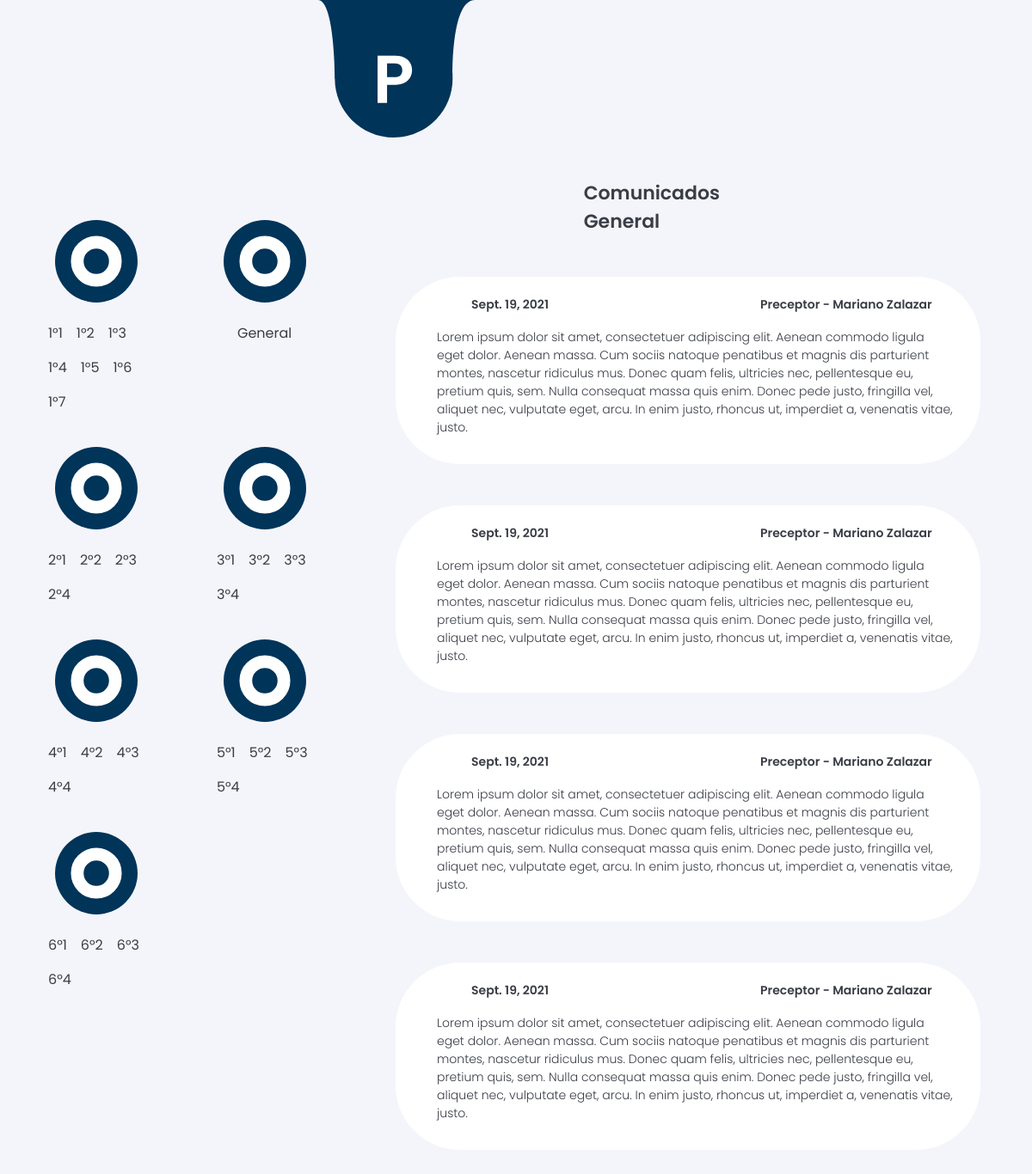
The page / on the database its author committed.
### preno/models.py (models this page shows, shortened)
class Categoria(models.Model):
    nombre = models.CharField(max_length=50)
    @property
    def get_courses(self):
        return self.curso_set.all()

class Curso(models.Model):
    nombre = models.CharField(max_length=10)
    categoria = models.ForeignKey(Categoria, on_delete=models.CASCADE, null=True)
    turno = models.CharField(max_length=15)
    año_cursada = models.IntegerField()
    @property
    def get_notes(self):
        return self.nota_set.all()

class Nota(models.Model):
    autor = models.ForeignKey(settings.AUTH_USER_MODEL, on_delete=models.CASCADE)
    curso = models.ForeignKey(Curso, on_delete=models.CASCADE, null=True)
    texto = models.TextField()
    fecha = models.DateTimeField(default=timezone.now)

### account/models.py (models this page shows, shortened)
class Account(AbstractBaseUser):
    email = models.EmailField(max_length=100, unique=True)
    nombre_apellido = models.CharField(max_length=150)
    cargo = models.CharField(max_length=50)
    fecha_creacion = models.DateTimeField(auto_now_add=True)
    last_login = models.DateTimeField(auto_now=True)
    is_admin = models.BooleanField(default=False)
    is_active = models.BooleanField(default=True)
    is_staff = models.BooleanField(default=False)
    is_superuser = models.BooleanField(default=False)
    USERNAME_FIELD = 'email'
    REQUIRED_FIELDS = ['nombre_apellido', 'cargo']
    objects = MyAccountManager()

### preno/views.py (the view)
# urls.py: path('', views.index, name='index'),
def index(request):
    categorias = Categoria.objects.all()
    cursos = Curso.objects.get(nombre="General")
    context = {
        'categorias': categorias,
        'cursos': cursos,
        'cat_len': categorias.count(),
    }
    return render(request, 'preno/index.html', context)

### preno/templates/preno/index.html (shortened to what this page needs)
{% load static %}
<!DOCTYPE html>
<html lang="en">
<head>
    <link href="https://cdn.jsdelivr.net/npm/bootstrap@5.0.2/dist/css/bootstrap.min.css" rel="stylesheet">
    <link rel="stylesheet" href="{% static 'css/main.css' %}">
</head>
<body>
    <nav class="navbar navbar-expand-sm">
        <a class="navbar-brand" href="{% url 'preno:curso' curso='General' %}"><img src="{% static 'images/Logo.svg' %}" class='logo' alt="Preno"></a>
    </nav>
    <div class="container-fluid">
        <div class="row pt-5 justify-content-center">
            <div class="col-sm-4 overflow-auto">
                <div class="row pt-5 ps-2">
                    {%for categoria in categorias%}
                        <div class="col-6 ps-5 pb-4">
                                <img src="{% static 'images/curso.svg' %}" class='curso-back mx-2' alt="">
                                <div class="d-flex flex-wrap break-2 pt-4">
                                    {%for curso in categoria.get_courses%}
                                        {%if categoria.get_courses|length == 1%}
                                        <p class="ps-4"style='text-align: center !important'><a href="{% url 'preno:curso' curso=curso.nombre %}">{{curso.nombre}}</a></p>
                                        {%else%}
                                        <p class="pe-3"style='text-align: center !important'><a href="{% url 'preno:curso' curso=curso.nombre %}">{{curso.nombre}}</a></p>
                                        {%endif%}
                                    {%endfor%}
                                </div>
                        </div>
                    {%endfor%}
                </div>
            </div>
            <div class="col-sm-8 overflow-auto">
                <div class="row justify-content-center">
                    <div class="col-4">
                        <span class="curso-title color-text">Comunicados {{cursos.nombre}}</span>
                    </div>
                </div>
                {%for nota in cursos.get_notes%}
                    <div class="row m-5">
                        <div class="card p-3 border-0 h-25">
                            <div class="row ps-5 mt-1 justify-content-around">
                                <div class="col-6">
                                    <span class="ps-4 nota-features color-text">{{nota.fecha.date}}</span>
                                </div>
                                <div class="col-6">
                                    <span class="ps-5 nota-features color-text">{{nota.autor.cargo}} - {{nota.autor.nombre_apellido}}</span>
                                </div>
                            </div>
                            <div class="row justify-content-center">
                                <div class="col">
                                    <div class="card-body">
                                        <p class="card-text nota-text color-text ps-3">{{nota.texto}}</p>
                                    </div>
                                </div>
                            </div>
                        </div>
                    </div>
                {%endfor%}
            </div>
        </div>
    </div>
</body>
</html>

### static/css/main.css (style rules this page uses)
body { background: #F4F5FA; height: 100vh; font-family: "Poppins"; }
a { text-decoration: none; color: #393D46; }
.navbar { display: inline !important; padding-top: 0 !important; text-align: center; }
.navbar .logo { -webkit-user-select: none; -moz-user-select: none; -ms-user-select: none; user-select: none; height: 10rem; padding-left: 23rem; }
.card { border-radius: 75px; }
.color-text { color: #393D46; }
.curso-title { font-weight: 600; font-size: 22px; }
.curso-back { height: 6rem; }
.nota-features { font-weight: 600; font-size: 14px; }
.nota-text { font-weight: 300; font-size: 14px; }
.break-2 { width: 90% !important; }

### rows shown on the page
Curso: nombre "1°1"
Curso: nombre "1°2"
Curso: nombre "1°3"
Curso: nombre "1°4"
Curso: nombre "1°5"
Curso: nombre "1°6"
Curso: nombre "1°7"
Curso: nombre "General"
Curso: nombre "2°1"
Curso: nombre "2°2"
Curso: nombre "2°3"
Curso: nombre "2°4"
Curso: nombre "3°1"
Curso: nombre "3°2"
Curso: nombre "3°3"
Curso: nombre "3°4"
Curso: nombre "4°1"
Curso: nombre "4°2"
Curso: nombre "4°3"
Curso: nombre "4°4"
Curso: nombre "5°1"
Curso: nombre "5°2"
Curso: nombre "5°3"
Curso: nombre "5°4"
Curso: nombre "6°1"
Curso: nombre "6°2"
Curso: nombre "6°3"
Curso: nombre "6°4"
Nota: fecha "Sept. 19, 2021", autor.cargo "Preceptor", autor.nombre_apellido "Mariano Zalazar", texto "Lorem ipsum dolor sit amet, consectetuer adipiscing elit. Aenean commodo ligula eget dolor. Aenean massa. Cum sociis natoque penatibus et magnis dis parturient montes, nascetur ridiculus mus. Donec quam felis, ultricies nec, pellentesque eu, pretium quis, sem. Nulla consequat massa quis enim. Donec pede justo, fringilla vel, aliquet nec, vulputate eget, arcu. In enim justo, rhoncus ut, imperdiet a, venenatis vitae, justo."
Nota: fecha "Sept. 19, 2021", autor.cargo "Preceptor", autor.nombre_apellido "Mariano Zalazar", texto "Lorem ipsum dolor sit amet, consectetuer adipiscing elit. Aenean commodo ligula eget dolor. Aenean massa. Cum sociis natoque penatibus et magnis dis parturient montes, nascetur ridiculus mus. Donec quam felis, ultricies nec, pellentesque eu, pretium quis, sem. Nulla consequat massa quis enim. Donec pede justo, fringilla vel, aliquet nec, vulputate eget, arcu. In enim justo, rhoncus ut, imperdiet a, venenatis vitae, justo."
Nota: fecha "Sept. 19, 2021", autor.cargo "Preceptor", autor.nombre_apellido "Mariano Zalazar", texto "Lorem ipsum dolor sit amet, consectetuer adipiscing elit. Aenean commodo ligula eget dolor. Aenean massa. Cum sociis natoque penatibus et magnis dis parturient montes, nascetur ridiculus mus. Donec quam felis, ultricies nec, pellentesque eu, pretium quis, sem. Nulla consequat massa quis enim. Donec pede justo, fringilla vel, aliquet nec, vulputate eget, arcu. In enim justo, rhoncus ut, imperdiet a, venenatis vitae, justo."
Nota: fecha "Sept. 19, 2021", autor.cargo "Preceptor", autor.nombre_apellido "Mariano Zalazar", texto "Lorem ipsum dolor sit amet, consectetuer adipiscing elit. Aenean commodo ligula eget dolor. Aenean massa. Cum sociis natoque penatibus et magnis dis parturient montes, nascetur ridiculus mus. Donec quam felis, ultricies nec, pellentesque eu, pretium quis, sem. Nulla consequat massa quis enim. Donec pede justo, fringilla vel, aliquet nec, vulputate eget, arcu. In enim justo, rhoncus ut, imperdiet a, venenatis vitae, justo."
